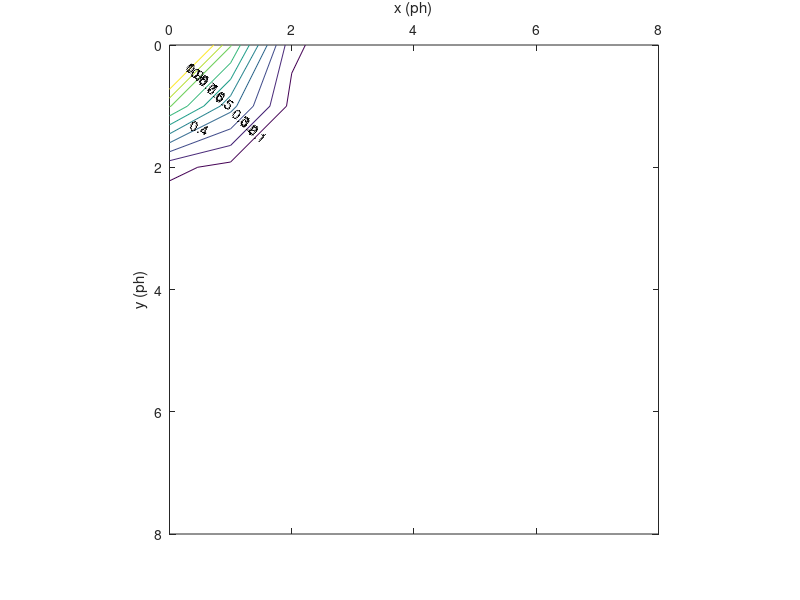

MATLAB code for this plot:
x=0:1:8; y=x; %x and y values between 0 and +1 spaced by 0.005
r = 0.9;
[X,Y]=meshgrid(x,y); %generate a 2D grid of xy values
Z = 1.5 * exp (-((X).^2+(Y).^2) / (2*r^2)); % generate the Gaussian
Z

% Z = An * exp( - (x^2 / (2PHIx)
%function on the grid
v=0:.1:1.; % contours will be from 0 to 1 in steps of 0.1
[C,h]=contour(X,Y,Z,v); % generate the contour plot, including values
%to label contours
axis square %make the plot square
clabel(C,h) %label the contours
xlabel('x (ph)'), ylabel('y (ph)');
set(gca,'ydir','reverse');
set(gca,'XAxisLocation','top'); %Xaxis labels on top
% colormap([0 0 0]); % use black only